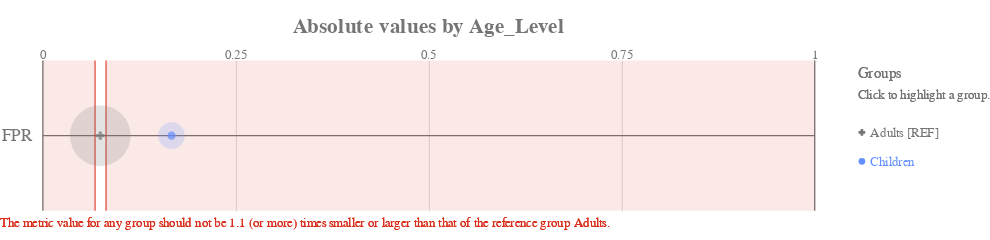

Notebook code cell kept with this figure:
### Code cell
ap.absolute(bdf, metrics, 'Age_Level', fairness_threshold = disparity_tolerance)

### Figure 1 — Vega-Lite specification as saved in the notebook (floating-point values rounded to 4 significant figures)
{"config": {"view": {"continuousWidth": 400, "continuousHeight": 300, "strokeWidth": 0}, "axisLeft": {"labelColor": "rgb(117,117,117)", "labelFont": "Arial", "labelFontSize": 16}, "title": {"align": "center", "baseline": "middle", "color": "rgb(117,117,117)", "font": "Arial", "fontSize": 20, "fontWeight": "bold"}}, "layer": [{"data": {"name": "data-b71d65f846bc74ae5caddb3a096fb136"}, "mark": {"type": "rule", "stroke": "rgb(117,117,117)", "strokeWidth": 1.25, "tooltip": ""}, "encoding": {"x": {"type": "quantitative", "field": "start", "scale": {"domain": [0, 1], "range": [40.0, 760.0]}}, "x2": {"field": "end"}, "y": {"type": "nominal", "axis": {"domain": false, "labelAngle": 0, "labelPadding": -30, "orient": "left", "ticks": false, "title": ""}, "field": "y_position", "scale": {"domain": ["FPR"], "range": [17.5, 157.5]}}}}, {"data": {"name": "data-6cfe259518f6c7b358d8f836a73e6b7f"}, "mark": {"type": "rule", "stroke": "rgb(117,117,117)", "strokeWidth": 1.25, "tooltip": ""}, "encoding": {"x": {"type": "quantitative", "field": "x_position", "scale": {"domain": [0, 1], "range": [40.0, 760.0]}}, "y": {"value": 17.5}, "y2": {"value": 157.5}}}, {"data": {"name": "data-60ed1133fa688d151d36705a369482e0"}, "mark": {"type": "text", "align": "center", "color": "rgb(117,117,117)", "font": "Arial", "fontSize": 12, "fontWeight": "normal", "tooltip": ""}, "encoding": {"text": {"type": "nominal", "field": "value"}, "x": {"type": "quantitative", "field": "value", "scale": {"domain": [0, 1], "range": [40.0, 760.0]}}, "y": {"value": 12.25}}}, {"layer": [{"mark": {"type": "rect", "opacity": 0.8, "stroke": "rgb(217, 46, 28)", "strokeWidth": 1.25, "tooltip": ""}, "encoding": {"x": {"type": "quantitative", "field": "lower_threshold_value", "scale": {"domain": [0, 1], "range": [40.0, 760.0]}}, "x2": {"field": "lower_threshold_value"}, "y": {"type": "nominal", "axis": {"domain": false, "grid": false, "labels": false, "ticks": false, "title": " "}, "field": "metric", "scale": {"domain": ["FPR"], "range": [17.5, 157.5]}}}}, {"mark": {"type": "rect", "opacity": 0.8, "stroke": "rgb(217, 46, 28)", "strokeWidth": 1.25, "tooltip": ""}, "encoding": {"x": {"type": "quantitative", "field": "upper_threshold_value", "scale": {"domain": [0, 1], "range": [40.0, 760.0]}}, "x2": {"field": "upper_threshold_value"}, "y": {"type": "nominal", "axis": {"domain": false, "grid": false, "labels": false, "ticks": false, "title": " "}, "field": "metric", "scale": {"domain": ["FPR"], "range": [17.5, 157.5]}}}}, {"layer": [{"mark": {"type": "rect", "fill": "rgb(217, 46, 28)", "opacity": 0.1, "tooltip": ""}, "encoding": {"x": {"type": "quantitative", "field": "lower_threshold_value", "scale": {"domain": [0, 1], "range": [40.0, 760.0]}}, "x2": {"field": "lower_end"}, "y": {"type": "nominal", "axis": {"domain": false, "grid": false, "labels": false, "ticks": false, "title": " "}, "field": "metric", "scale": {"domain": ["FPR"], "range": [17.5, 157.5]}}}}, {"mark": {"type": "rect", "fill": "rgb(217, 46, 28)", "opacity": 0.1, "tooltip": ""}, "encoding": {"x": {"type": "quantitative", "field": "upper_threshold_value", "scale": {"domain": [0, 1], "range": [40.0, 760.0]}}, "x2": {"field": "upper_end"}, "y": {"type": "nominal", "axis": {"domain": false, "grid": false, "labels": false, "ticks": false, "title": " "}, "field": "metric", "scale": {"domain": ["FPR"], "range": [17.5, 157.5]}}}}]}, {"data": {"name": "data-79dd248bdaa0ea02c535240e8ad022c8"}, "mark": {"type": "text", "align": "left", "baseline": "top", "fill": "rgb(217, 46, 28)", "font": "Arial", "fontSize": 12, "fontWeight": "normal", "tooltip": ""}, "encoding": {"text": {"value": "The metric value for any group should not be 1.1 (or more) times smaller or larger than that of the reference group Adults."}, "x": {"value": 0}, "y": {"value": 163.3}}}], "data": {"name": "data-861b70f66e3c5a3c690022fff5c96252"}}, {"layer": [{"mark": "circle"}, {"data": {"name": "data-e431c55e6c3e08b6cfd69a413db35a12"}, "mark": {"type": "circle", "opacity": 0.2}, "encoding": {"color": {"condition": {"type": "nominal", "field": "attribute_value", "legend": null, "scale": {"domain": ["Adults", "Children"], "range": ["rgb(117,117,117)", "rgb(100, 143, 255)", "rgb(254, 97, 0)", "rgb(220, 38, 127)", "rgb(255, 176, 0)", "rgb(120, 94, 240)"]}, "selection": "selector013"}, "value": "rgb(224,224,224)"}, "size": {"type": "quantitative", "field": "group_size", "legend": null, "scale": {"domain": [0, 224.4], "range": [0, 3848.0]}}, "tooltip": [{"type": "nominal", "field": "attribute_value", "title": "Group"}, {"type": "nominal", "field": "tooltip_group_size", "title": "Group Size"}, {"type": "nominal", "field": "tooltip_disparity_explanation_fpr", "title": "Disparity"}, {"type": "quantitative", "field": "fpr", "format": ".2f", "title": "FPR"}], "x": {"type": "quantitative", "axis": {"domain": false, "labels": false, "ticks": false, "title": null, "values": [0.25, 0.5, 0.75]}, "field": "fpr", "scale": {"domain": [0, 1], "range": [40.0, 760.0]}}, "y": {"type": "nominal", "axis": {"domain": false, "grid": false, "labels": false, "ticks": false, "title": " "}, "field": "metric_variable", "scale": {"domain": ["FPR"], "range": [17.5, 157.5]}}}, "selection": {"selector015": {"type": "multi", "empty": "all", "fields": ["attribute_value"]}}, "transform": [{"calculate": "'FPR'", "as": "metric_variable"}]}, {"layer": [{"mark": "point"}, {"data": {"name": "data-e431c55e6c3e08b6cfd69a413db35a12"}, "mark": {"type": "point", "filled": true, "size": 60}, "encoding": {"color": {"condition": {"type": "nominal", "field": "attribute_value", "legend": null, "scale": {"domain": ["Adults", "Children"], "range": ["rgb(117,117,117)", "rgb(100, 143, 255)", "rgb(254, 97, 0)", "rgb(220, 38, 127)", "rgb(255, 176, 0)", "rgb(120, 94, 240)"]}, "selection": "selector013"}, "value": "rgb(224,224,224)"}, "shape": {"type": "nominal", "field": "attribute_value", "legend": null, "scale": {"domain": ["Adults", "Children"], "range": ["cross", "circle"]}}, "tooltip": [{"type": "nominal", "field": "attribute_value", "title": "Group"}, {"type": "nominal", "field": "tooltip_group_size", "title": "Group Size"}, {"type": "nominal", "field": "tooltip_disparity_explanation_fpr", "title": "Disparity"}, {"type": "quantitative", "field": "fpr", "format": ".2f", "title": "FPR"}], "x": {"type": "quantitative", "axis": {"domain": false, "labels": false, "ticks": false, "title": null, "values": [0.25, 0.5, 0.75]}, "field": "fpr", "scale": {"domain": [0, 1], "range": [40.0, 760.0]}}, "y": {"type": "nominal", "axis": {"domain": false, "grid": false, "labels": false, "ticks": false, "title": " "}, "field": "metric_variable", "scale": {"domain": ["FPR"], "range": [17.5, 157.5]}}}, "selection": {"selector014": {"type": "multi", "empty": "all", "fields": ["attribute_value"]}}, "transform": [{"calculate": "'FPR'", "as": "metric_variable"}]}]}]}, {"layer": [{"mark": {"type": "point", "filled": true, "opacity": 1, "size": 39.48}, "encoding": {"color": {"condition": {"type": "nominal", "field": "attribute_value", "legend": null, "scale": {"domain": ["Adults", "Children"], "range": ["rgb(117,117,117)", "rgb(100, 143, 255)", "rgb(254, 97, 0)", "rgb(220, 38, 127)", "rgb(255, 176, 0)", "rgb(120, 94, 240)"]}, "selection": "selector013"}, "value": "rgb(224,224,224)"}, "shape": {"type": "nominal", "field": "attribute_value", "legend": null, "scale": {"domain": ["Adults", "Children"], "range": ["cross", "circle"]}}, "x": {"value": 804}, "y": {"type": "nominal", "axis": {"domain": false, "grid": false, "labels": false, "ticks": false, "title": " "}, "field": "attribute_value", "scale": {"domain": ["Adults", "Children"], "range": [71, 125]}}}, "selection": {"selector013": {"type": "multi", "empty": "all", "fields": ["attribute_value"]}}}, {"mark": {"type": "text", "align": "left", "baseline": "middle", "font": "Arial", "fontSize": 12, "fontWeight": "normal"}, "encoding": {"color": {"condition": {"type": "nominal", "field": "attribute_value", "legend": null, "scale": {"domain": ["Adults", "Children"], "range": ["rgb(117,117,117)", "rgb(100, 143, 255)", "rgb(254, 97, 0)", "rgb(220, 38, 127)", "rgb(255, 176, 0)", "rgb(120, 94, 240)"]}, "selection": "selector013"}, "value": "rgb(224,224,224)"}, "text": {"type": "nominal", "field": "label"}, "x": {"value": 812}, "y": {"type": "nominal", "axis": {"domain": false, "grid": false, "labels": false, "ticks": false, "title": " "}, "field": "attribute_value", "scale": {"domain": ["Adults", "Children"], "range": [71, 125]}}}, "selection": {"selector016": {"type": "multi", "empty": "all", "fields": ["attribute_value"]}}}, {"data": {"name": "data-79dd248bdaa0ea02c535240e8ad022c8"}, "mark": {"type": "text", "align": "left", "baseline": "middle", "color": "rgb(117,117,117)", "font": "Arial", "fontSize": 12, "fontWeight": "normal"}, "encoding": {"text": {"value": "Click to highlight a group."}, "x": {"value": 800}, "y": {"value": 49}}}, {"data": {"name": "data-79dd248bdaa0ea02c535240e8ad022c8"}, "mark": {"type": "text", "align": "left", "baseline": "middle", "color": "rgb(117,117,117)", "font": "Arial", "fontSize": 14, "fontWeight": "normal"}, "encoding": {"text": {"value": "Groups"}, "x": {"value": 800}, "y": {"value": 30}}}], "data": {"name": "data-5633874912c6de05621e650b4de11111"}}], "height": 175, "padding": {"top": 15, "bottom": 10}, "resolve": {"scale": {"size": "independent", "y": "independent"}}, "title": "Absolute values by Age_Level", "width": 800, "$schema": "https://vega.github.io/schema/vega-lite/v4.8.1.json", "datasets": {"data-b71d65f846bc74ae5caddb3a096fb136": [{"y_position": "FPR", "start": 0, "end": 1}], "data-6cfe259518f6c7b358d8f836a73e6b7f": [{"x_position": 0}, {"x_position": 1}], "data-60ed1133fa688d151d36705a369482e0": [{"value": 0.0}, {"value": 0.25}, {"value": 0.5}, {"value": 0.75}, {"value": 1.0}], "data-861b70f66e3c5a3c690022fff5c96252": [{"lower_end": 0, "upper_end": 1, "lower_threshold_value": 0.06762, "upper_threshold_value": 0.08182, "metric": "FPR"}], "data-79dd248bdaa0ea02c535240e8ad022c8": [{"a": 1, "b": 0}, {"a": 1, "b": 0}], "data-e431c55e6c3e08b6cfd69a413db35a12": [{"attribute_name": "Age_Level", "attribute_value": "Adults", "group_size": 187, "total_entities": 223, "fpr": 0.07438, "fpr_disparity": 1.0, "fpr_disparity_scaled": 0.0, "tooltip_group_size": "187 (83.86%)", "tooltip_disparity_explanation_fpr": "Reference group"}, {"attribute_name": "Age_Level", "attribute_value": "Children", "group_size": 36, "total_entities": 223, "fpr": 0.1667, "fpr_disparity": 2.241, "fpr_disparity_scaled": 1.241, "tooltip_group_size": "36 (16.14%)", "tooltip_disparity_explanation_fpr": "2.24 times larger FPR than the reference group"}], "data-5633874912c6de05621e650b4de11111": [{"attribute_value": "Adults", "label": "Adults [REF]"}, {"attribute_value": "Children", "label": "Children"}]}}
